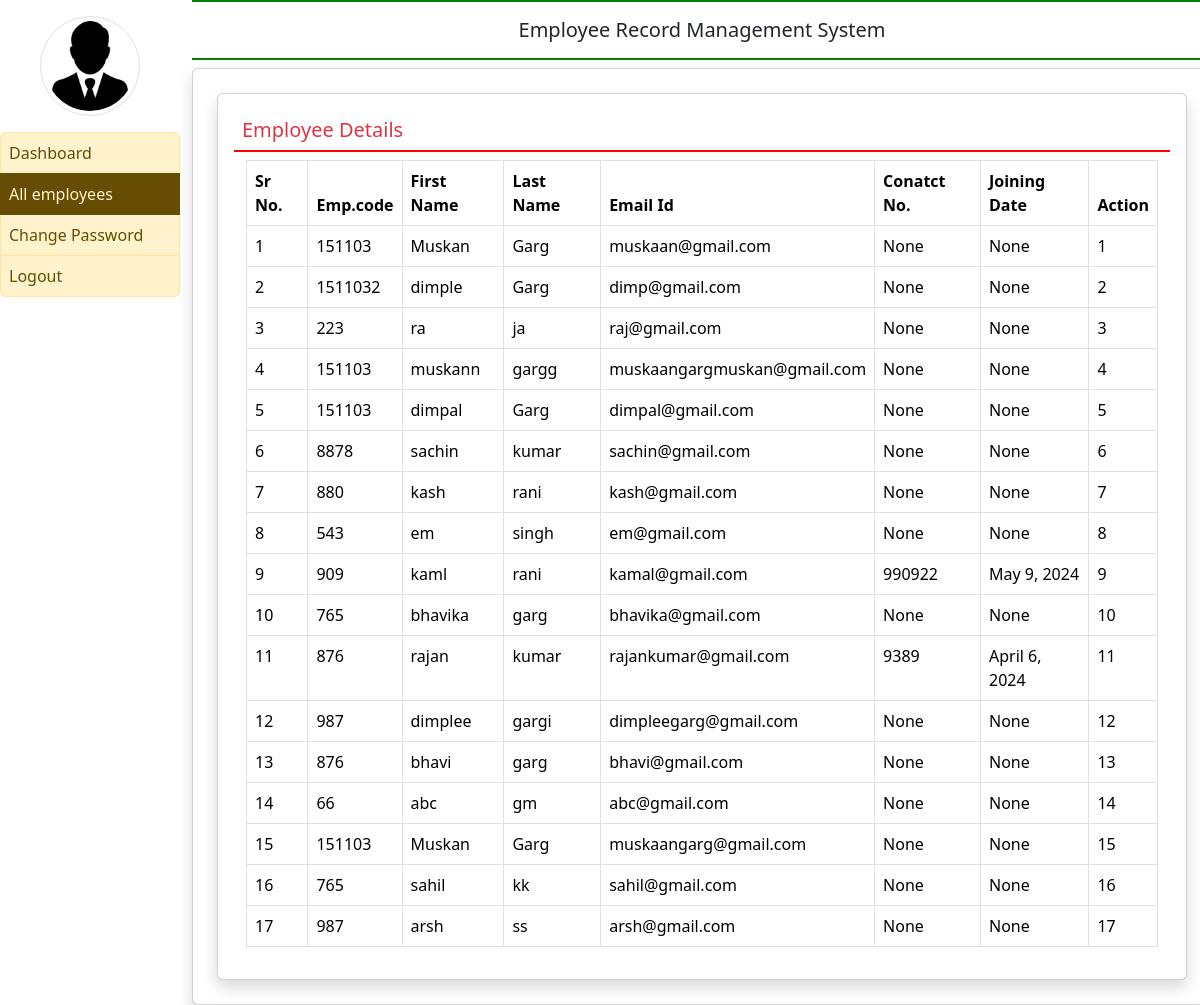
/all_employee (signed in), run on the app's committed database.
### employee/models.py (models this page shows, shortened)
class EmployeeDetail(models.Model):
    user=models.ForeignKey(User,on_delete=models.CASCADE)
    empcode=models.CharField(max_length=50)
    empdept=models.CharField(max_length=100,null=True)
    designation=models.CharField(max_length=100,null=True)
    contact=models.CharField(max_length=15,null=True)
    gender=models.CharField(max_length=50,null=True)
    joiningdate=models.DateField(null=True)

### employee/views.py (the view)
# urls.py: path('all_employee',all_employee,name='all_employee'),
def all_employee(request):
    if not request.user.is_authenticated:
        return redirect('admin_login')
    employee=EmployeeDetail.objects.all()
    return render(request,'all_employee.html',locals())

### employee/templates/all_employee.html
{% extends 'admin_base.html' %}
{% block main %}
<div class="card shadow m-2">
    <div class="card-body">
        <h5 class="p-2 text-danger" style="border-bottom: 2px solid red;">Employee Details</h5>
        <div class="container-fluid">
            <table id="example" class="table table-bordered ">
            <thead class="text-light bg-danger ">
                <tr>
                    <th>Sr No.</th>
                    <th>Emp.code</th>
                    <th>First Name</th>
                    <th>Last Name</th>
                    <th>Email Id</th>
                    <th>Conatct No.</th>
                    <th>Joining Date</th>
                    <th>Action</th>
                </tr>
            </thead>
            <tbody>
                {% for i in employee %}
                <tr>
                    <td>{{forloop.counter}}</td>
                    <td>{{i.empcode}}</td>
                    <td>{{i.user.first_name}}</td>
                    <td>{{i.user.last_name}}</td>
                    <td>{{i.user.username}}</td>
                    <td>{{i.contact}}</td>
                    <td>{{i.joiningdate}}</td>
                    <td>{{forloop.counter}}</td>
                </tr>
                {% endfor %}
            </tbody>
            </table>
        </div>
    </div>
</div>
{% endblock %}

### employee/templates/admin_base.html (shortened to what this page needs)
{% load static %}
<!doctype html>
<html lang="en">
  <head>
    <link href="https://cdn.jsdelivr.net/npm/bootstrap@5.3.3/dist/css/bootstrap.min.css" rel="stylesheet">
    <link rel="stylesheet" href="https://use.fontawesome.com/releases/v5.7.0/css/all.css">
    <link rel="stylesheet" href="{% static 'css/mystyle.css' %}">
    <link rel="stylesheet" href="https://cdn.datatables.net/2.0.3/css/dataTables.dataTables.css">
    <link rel="stylesheet" href="https://cdn.datatables.net/buttons/3.0.1/css/buttons.dataTables.css">
  </head>
  <body>
    <div class="container-fluid p-0">
      <div class="row">
        <div class="col-sm-2">
            <center><img src="{% static 'images/businessman.png' %}" width="100" height="100" class="img-thumbnail rounded-circle my-3"></center>
            <div class="list-group">
                <a href="{% url 'admin_home' %}" class="list-group-item list-group-item-action list-group-item-warning {% if request.path == '/admin_home' %} active {% endif %}">Dashboard</a>
                <a href="{% url 'all_employee' %}" class="list-group-item list-group-item-action list-group-item-warning {% if request.path == '/all_employee' %} active {% endif %}">All employees</a>
                <a href="{% url 'change_passwordadmin' %}" class="list-group-item list-group-item-action list-group-item-warning {% if request.path == '/change_passwordadmin' %} active {% endif %}">Change Password</a>
                <a href="" class="list-group-item list-group-item-action list-group-item-warning">Logout</a>
            </div>
        </div>
        <div class="col-sm-10 p-0">
            <div class="container-fluid p-0">
                <h5 class="text-center p-3 font-weight-bold" style="border-bottom: 2px solid green ;border-top: 2px solid green ">Employee Record Management System</h5>
                <div class="card shadow" style="min-height : 89vh">
                    <div class="card-body">
                        {% block main %}
                        {% endblock %}
                    </div>
                </div>
       </div>
    </div>
  </body>
</html>

### employee/templates/admin_base.html (style rules this page uses)
.list-group-item { padding:8px !important; }

### data on the page
EmployeeDetail: empcode "151103", user.first_name "Muskan", user.last_name "Garg", user.username "muskaan@gmail.com", contact "None", joiningdate "None"
EmployeeDetail: empcode "1511032", user.first_name "dimple", user.last_name "Garg", user.username "dimp@gmail.com", contact "None", joiningdate "None"
EmployeeDetail: empcode "223", user.first_name "ra", user.last_name "ja", user.username "raj@gmail.com", contact "None", joiningdate "None"
EmployeeDetail: empcode "151103", user.first_name "muskann", user.last_name "gargg", user.username "muskaangargmuskan@gmail.com", contact "None", joiningdate "None"
EmployeeDetail: empcode "151103", user.first_name "dimpal", user.last_name "Garg", user.username "dimpal@gmail.com", contact "None", joiningdate "None"
EmployeeDetail: empcode "8878", user.first_name "sachin", user.last_name "kumar", user.username "sachin@gmail.com", contact "None", joiningdate "None"
EmployeeDetail: empcode "880", user.first_name "kash", user.last_name "rani", user.username "kash@gmail.com", contact "None", joiningdate "None"
EmployeeDetail: empcode "543", user.first_name "em", user.last_name "singh", user.username "em@gmail.com", contact "None", joiningdate "None"
EmployeeDetail: empcode "909", user.first_name "kaml", user.last_name "rani", user.username "kamal@gmail.com", contact "990922", joiningdate "May 9, 2024"
EmployeeDetail: empcode "765", user.first_name "bhavika", user.last_name "garg", user.username "bhavika@gmail.com", contact "None", joiningdate "None"
EmployeeDetail: empcode "876", user.first_name "rajan", user.last_name "kumar", user.username "rajankumar@gmail.com", contact "9389", joiningdate "April 6, 2024"
EmployeeDetail: empcode "987", user.first_name "dimplee", user.last_name "gargi", user.username "dimpleegarg@gmail.com", contact "None", joiningdate "None"
EmployeeDetail: empcode "876", user.first_name "bhavi", user.last_name "garg", user.username "bhavi@gmail.com", contact "None", joiningdate "None"
EmployeeDetail: empcode "66", user.first_name "abc", user.last_name "gm", user.username "abc@gmail.com", contact "None", joiningdate "None"
EmployeeDetail: empcode "151103", user.first_name "Muskan", user.last_name "Garg", user.username "muskaangarg@gmail.com", contact "None", joiningdate "None"
EmployeeDetail: empcode "765", user.first_name "sahil", user.last_name "kk", user.username "sahil@gmail.com", contact "None", joiningdate "None"
EmployeeDetail: empcode "987", user.first_name "arsh", user.last_name "ss", user.username "arsh@gmail.com", contact "None", joiningdate "None"
